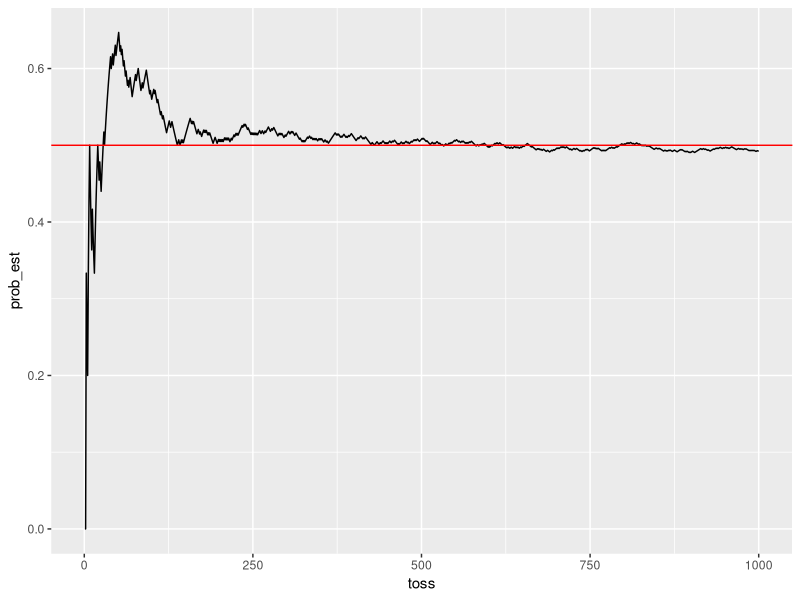
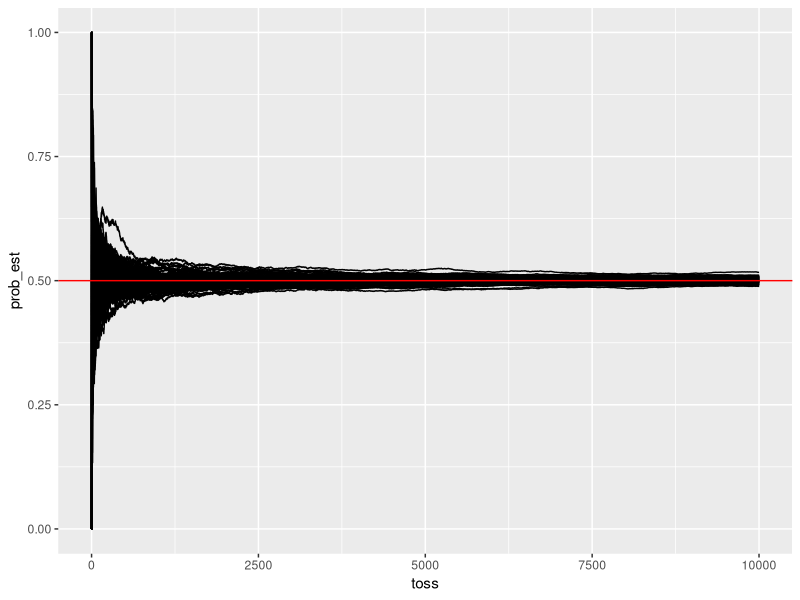
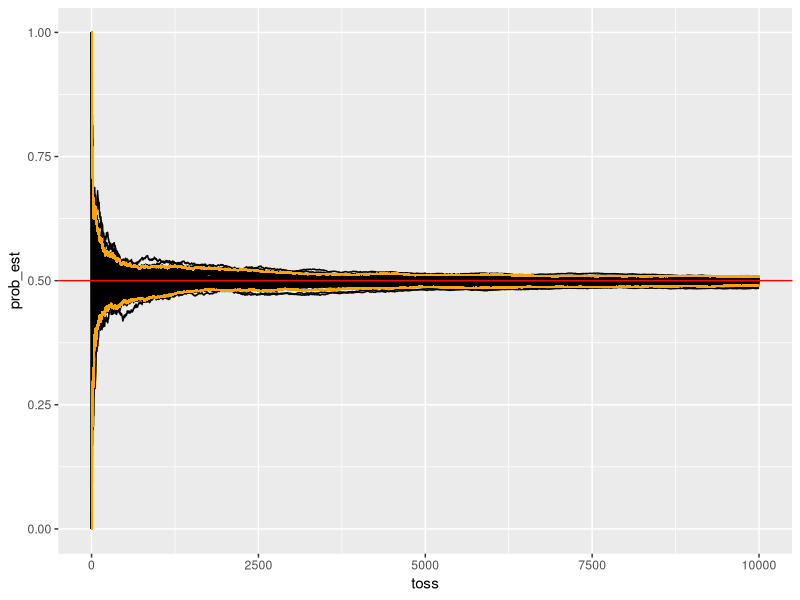
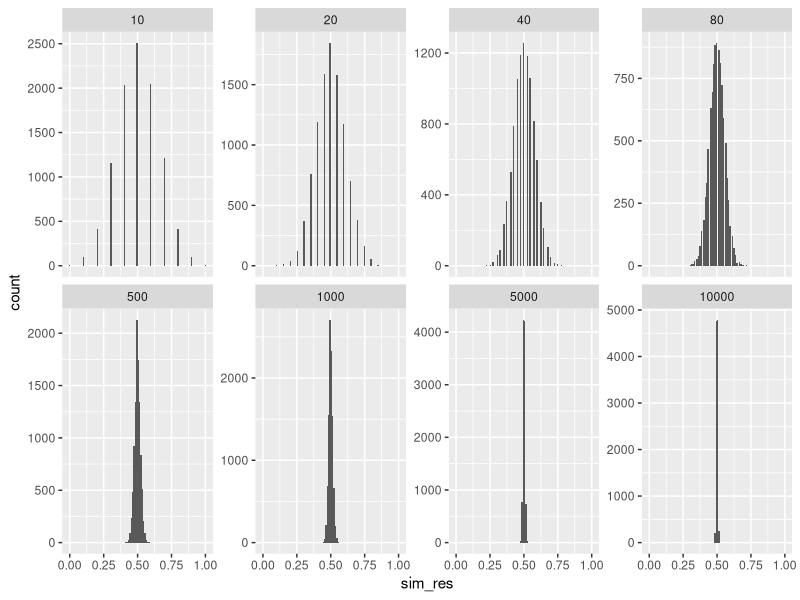
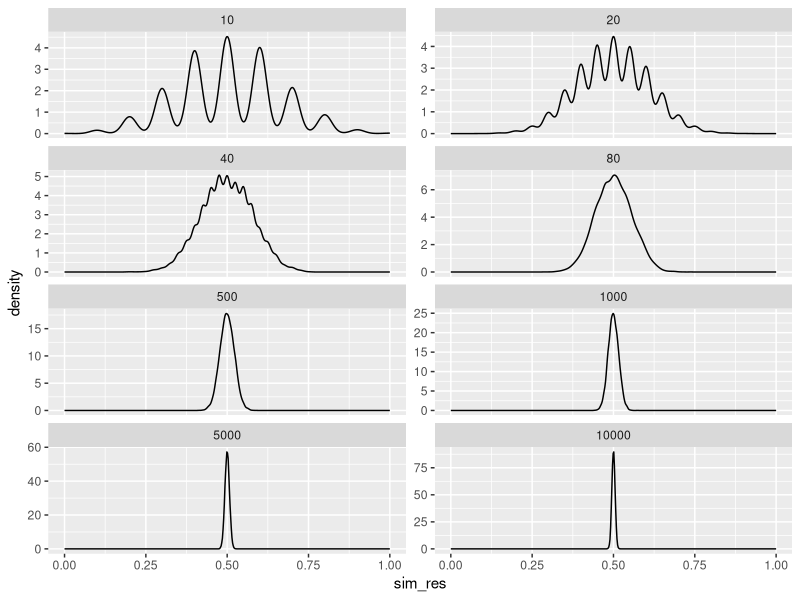
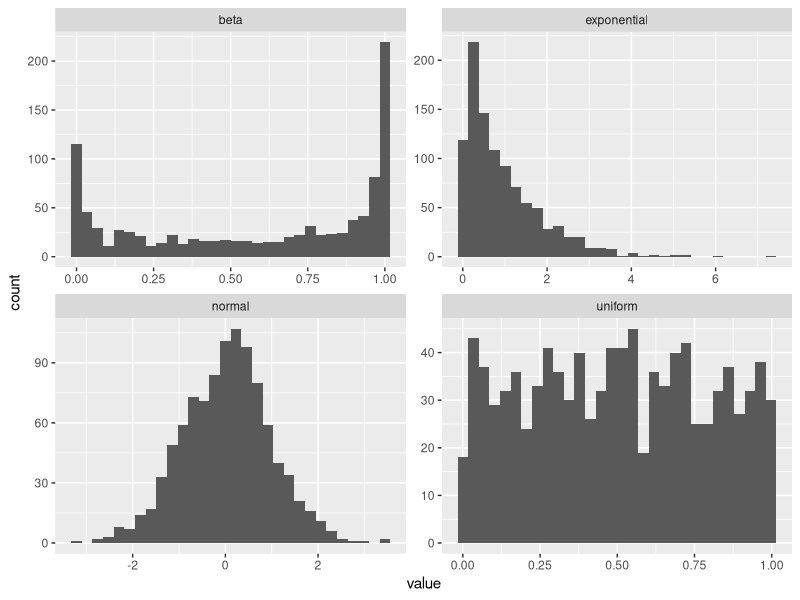
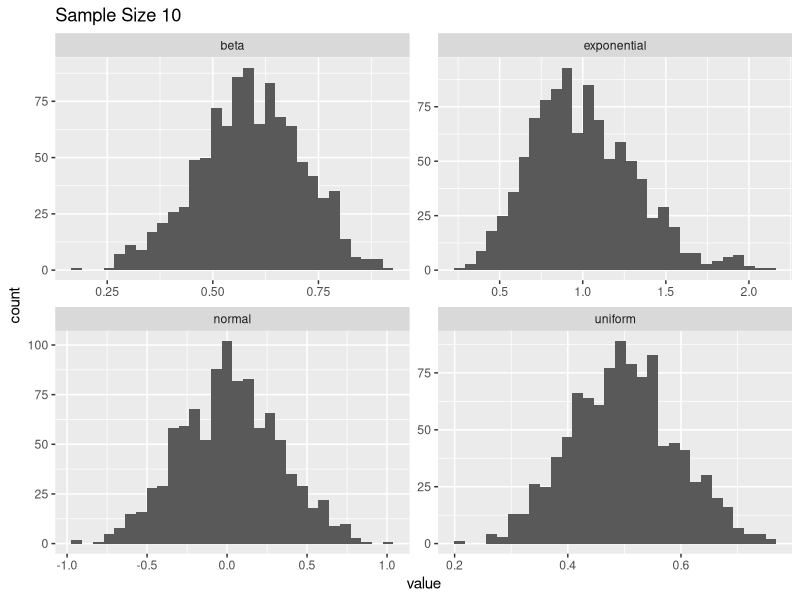
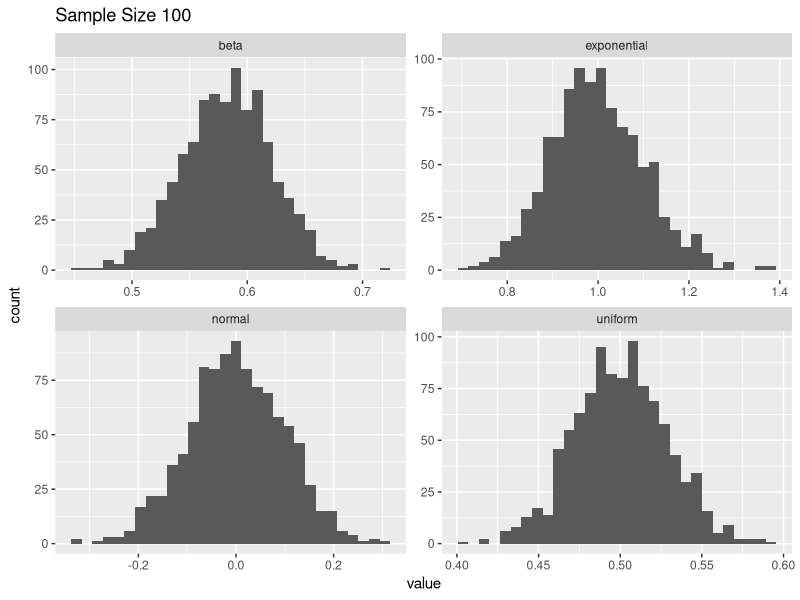

Reproduce these figures in R, in order.

library(tidyverse)
#####
## This script provides some examples for understanding probability theory
## using simulation models


##############################
#### Law of Large Numbers ####
##############################

# Flip a coin and count how often heads comes up

# A couple of options for flipping a coin 10 times
sample(c("Heads","Tails"),size = 10, replace = TRUE)
rbinom(n=10,size = 1, prob = 0.5) # Here we could set heads = 1


# single trial - return results as a tibble
single_trial <- function(n, p = 0.5){
  
  # draw the random values
  res <- rbinom(n=n,size = 1, prob = p)
  
  # create a tibble of outputs
  tibble(toss=1:n) %>% 
    mutate(res=res,
           total_heads=cumsum(res),
           prob_est=total_heads/toss)
}

single_trial(10)

# plot results of single trial
single_trial(1000) %>% 
  ggplot(aes(toss,prob_est)) +
  geom_line() +
  geom_hline(aes(yintercept = 0.5),color="red")

# replicate results
sim_coin <- function(n, p = 0.5, replicates = 1){
  
  tibble(repl=as.factor(1:replicates)) %>% 
    mutate(sim_res=map(repl,~single_trial(n=n,0.5))) %>% 
    unnest(sim_res)
  
}


sim_coin(10000,replicates = 100) %>% 
  ggplot(aes(toss,prob_est,order = repl)) +
  geom_line() +
  geom_hline(aes(yintercept = 0.5),color="red")


## Replicate Simulations -------------------------------------------------------
sim_coin <- function(n, p = 0.5, replicates = 1){
  
  tibble(repl=as.factor(1:replicates)) %>% 
    mutate(sim_res=map(repl,~single_trial(n=n,0.5))) %>% 
    unnest(sim_res)
  
}


sim_coin(10000,replicates = 100) %>% 
  group_by(toss) %>% 
  mutate(upr = quantile(prob_est,probs=0.975),
            lwr = quantile(prob_est,probs=0.025)) %>% 
  ggplot(aes(toss,prob_est,order = repl)) +
  geom_line() +
  geom_hline(aes(yintercept = 0.5),color="red") +
  geom_line(aes(y=upr),color = "orange") +
  geom_line(aes(y=lwr), color = "orange")


## Plotting the distribution for different sample sizes ------------------------

rbinom(n=10,size = 100, prob = 0.5)

rbinom(n=10,size = 100, prob = 0.5)/100

flip_many <- function(flips,repl = 100){
  rbinom(n=repl,size = flips, prob = 0.5)/flips
}


sample_sizes <- c(10,20,40,80,500,1000,5000,10000)

#pdf(file = "figs/prob_theory/LLN_fig.pdf",width = 10,height = 5)
tibble(sample_size = sample_sizes) %>% 
  mutate(sim_res = map(sample_size,~flip_many(flips = ., repl = 10000))) %>% 
  unnest(sim_res) %>% 
  ggplot(aes(sim_res)) +
  geom_histogram(bins = 100) +
  facet_wrap(~sample_size, scales = "free_y", ncol = 4)
#dev.off()

tibble(sample_size = sample_sizes) %>% 
  mutate(sim_res = map(sample_size,~flip_many(flips = ., repl = 10000))) %>% 
  unnest(sim_res) %>% 
  ggplot(aes(sim_res)) +
  geom_density() +
  facet_wrap(~sample_size, scales = "free_y", ncol = 2)


###############################
#### Central Limit Theorem ####
###############################

# Draw random values from different distributions ------------------------------

n <- 10

rnorm(n)
runif(n)
rexp(n)
rbeta(n, 0.35, 0.25)

tibble(normal=rnorm(n),
       uniform=runif(n),
       exponential=rexp(n),
       beta=rbeta(n, 0.35, 0.25))

draw_rand_vals <- function(n){
  tibble(normal=rnorm(n),
         uniform=runif(n),
         exponential=rexp(n),
         beta=rbeta(n, 0.35, 0.25))
}

draw_rand_vals(100)

## plot distribution of random variables ---------------------------------------

#pdf(file = "figs/prob_theory/clt_dist.pdf",width = 10,height = 6)
draw_rand_vals(1000) %>% 
  pivot_longer(cols = normal:beta,names_to = "distribution") %>% 
  ggplot(aes(value)) +
  geom_histogram() +
  facet_wrap(~distribution, scales = "free")
#dev.off()

## draw random values and compute means ----------------------------------------

draw_rand_vals(1000) %>% 
  summarise_all(mean)

# turn this into a function for use later
draw_rand_means <- function(n){
  draw_rand_vals(n) %>% 
    summarise_all(mean)
}
draw_rand_means(100)
draw_rand_means(1000)

## replicate drawing random values and computing means

# suppose we wanted to draw 100 random values for each distribution, compute the 
# mean and then replicate this 10 different times:
tibble(trial = 1:10) %>% 
  mutate(res = map(trial, ~draw_rand_means(n = 100))) %>% 
  unnest(res)

# lets turn this into a function
clt_sim <- function(n = 10, trials = 2){
  
  tibble(trial = 1:trials) %>% 
    mutate(res = map(trial,~draw_rand_means(n=n))) %>% 
    unnest(res)
}

## plot results demonstrating the central limit theorem ------------------------

# Draw sample size = 2 random values, compute the mean, and repeat this 
# experiment 1000 times
pdf(file = "figs/prob_theory/clt_n2.pdf",width = 10,height = 6)
clt_sim(n=2,trials=1000) %>% 
  pivot_longer(cols = normal:beta,names_to = "distribution") %>% 
  ggplot(aes(x=value)) +
  geom_histogram(bins = 20) +
  facet_wrap(~distribution,scales = "free") +
  ggtitle("Sample Size 2")
dev.off()

# Draw sample size = 10 random values, compute the mean, and repeat this 
# experiment 1000 times
#pdf(file = "figs/prob_theory/clt_n10.pdf",width = 10,height = 6)
clt_sim(n=10,trials=1000) %>% 
  pivot_longer(cols = normal:beta,names_to = "distribution") %>% 
  ggplot(aes(x=value)) +
  geom_histogram(bins = 30) +
  facet_wrap(~distribution,scales = "free") +
  ggtitle("Sample Size 10")
#dev.off()

# Draw sample size = 100 random values, compute the mean, and repeat this 
# experiment 1000 times
#pdf(file = "figs/prob_theory/clt_n100.pdf",width = 10,height = 6)
clt_sim(n=100,trials=1000) %>% 
  pivot_longer(cols = normal:beta,names_to = "distribution") %>% 
  ggplot(aes(x=value)) +
  geom_histogram(bins = 30) +
  facet_wrap(~distribution,scales = "free") +
  ggtitle("Sample Size 100")
#dev.off()


# try out the same thing for the median
draw_rand_medians <- function(n){
  tibble(normal=rnorm(n),
         uniform=runif(n),
         exponential=rexp(n),
         beta=rbeta(n, 0.35, 0.25)) %>% 
    summarise_all(median)
}

# update the clt_sim function to allow for median
clt_sim <- function(n = 10, trials = 2, estimator = "mean"){
  
  if (estimator == "mean"){
    tibble(trial = 1:trials) %>% 
      mutate(res = map(trial,~draw_rand_means(n=n))) %>% 
      unnest(res)
  } else if (estimator == "median"){
    tibble(trial = 1:trials) %>% 
      mutate(res = map(trial,~draw_rand_medians(n=n))) %>% 
      unnest(res)
  }
}

# plot results
clt_sim(n=100,trials=1000,estimator = "median") %>% 
  pivot_longer(cols = normal:beta,names_to = "distribution") %>% 
  ggplot(aes(x=value)) +
  geom_histogram(bins = 20) +
  facet_wrap(~distribution,scales = "free") 

##############################
#### Confidence Intervals ####
##############################

# Here we demonstrate the connection between sample size and confidence 
# intervals. We start by using simulation to demonstrate the correct 
# interpretation of a confidence interval. We next repeat an experiment where 
# we draw random values from a known distribution for a given sample size, then
# we construct the quantiles around the mean values we obtain for the various 
# experiments


## Experiment 1 - Confirm Interpretation of CI ---------------------------------
alpha <- .05   # level of signifigance 
zval <- qnorm(1-alpha/2)  # z-value to be used for computing the CI

# function to draw a random sample and compute sample CI
sample_norm <- function(n){
  draw_vals <- rnorm(n) # draw random normal values 
  mean_draw <- mean(draw_vals) # compute the mean of the sample
  sample_bound <- zval*sqrt(var(draw_vals) / n) # construct the bounds for the CI
  
  # return the CI as a tibble
  tibble(low = mean_draw - sample_bound, 
         high = mean_draw + sample_bound)
}

# Count the number of times the simulated confidence interval contained the 
# true value

# generate results
sim_results <- tibble(trial=1:10000) %>% 
  mutate(res=map(trial,~sample_norm(100))) %>% 
  unnest() 
# calculate number of times contained
sim_results %>%   
  mutate(contains_true=(low<0 & high>0)) %>%  # 0 is the true mean value
  summarise(sum(contains_true)/n())

## A second set of experiments, deriving the confidence values -----------------

# A function to randomly compute the mean value of set of random values from the
# normal distribution with sample_size=10, then repeat times=100 different times
sim_norm <- function(sample_size=10,times=100){
  sapply(1:times,function(x) mean(rnorm(n=sample_size)))
}

sim_norm(10,10)
sim_norm(sample_size=100,times=10)

## Experiment 2 - sample of size 10 --------------------------------------------

# set the parameters for the known sampling distribution
mean <- 0
sd <- 1
n <- 10
alpha <- 0.05

# z statistic
qnorm(1-alpha/2)

# If we were constructing a CI it would be formed by adding and subtracting the 
# following margin of error with the mean
qnorm(1-alpha/2)*sqrt(sd^2/n)

# generate using simulation
sim_results <- sim_norm(sample_size = n, times = 100000)

# calculate quantiles across mean values
quantile(sim_results,probs = c(0.025,0.975))

# a simulated mean and CI (a type of bootstrapped based CI)
mean(sim_results)
quantile(sim_results,probs = c(0.025,0.975))

# Experiment 3 - sample of size 100 --------------------------------------------
mean <- 0
sd <- 1
n <- 100
alpha <- 0.05

# CI - mean +/- the following
qnorm(1-alpha/2)*sqrt(sd^2/n)

sim_results <- sim_norm(sample_size = 100, times = 100000)

# a simulated mean and CI 
mean(sim_results)
quantile(sim_results,probs = c(0.025,0.975))
